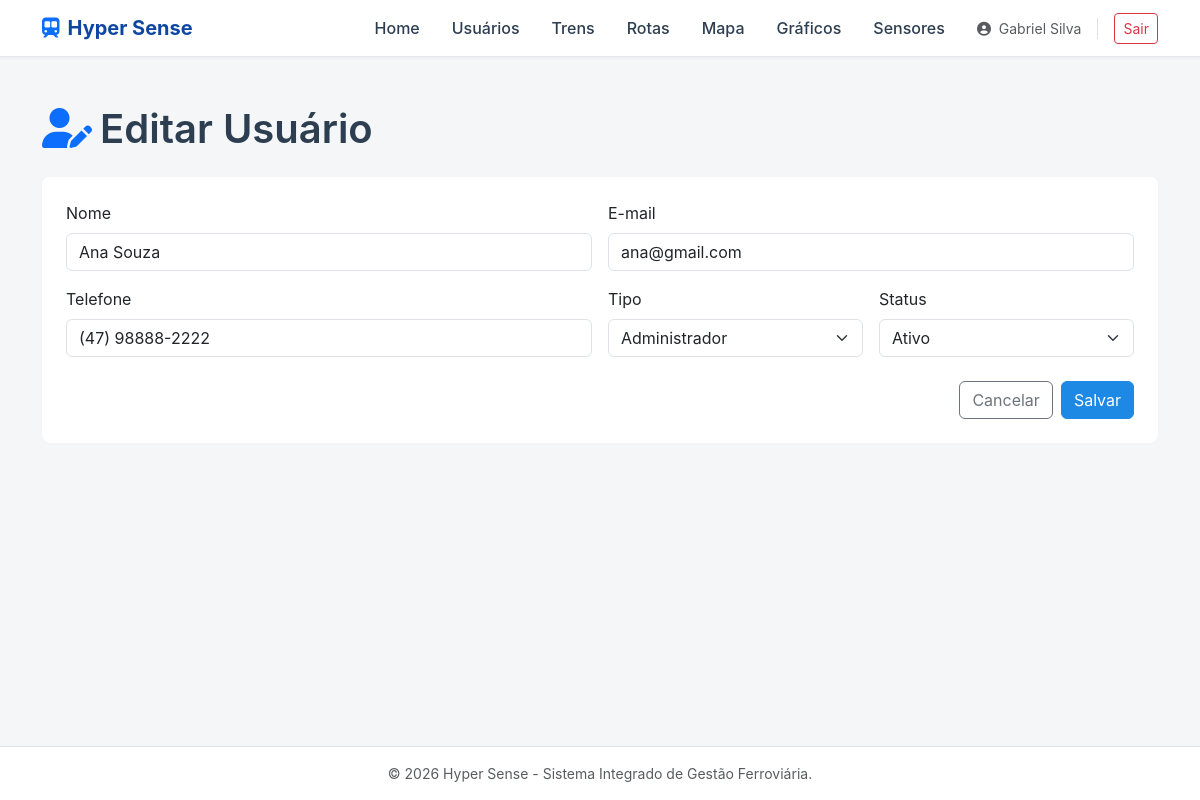
/Tela/editar.php?id=2 (signed in), run on the app's committed database.
### tables this page shows
CREATE TABLE IF NOT EXISTS usuarios (
    id INT AUTO_INCREMENT PRIMARY KEY,
    nome VARCHAR(150) NOT NULL,
    email VARCHAR(150) NOT NULL,
    telefone VARCHAR(30) NULL,
    cep VARCHAR(9) NULL,
    logradouro VARCHAR(150) NULL,
    bairro VARCHAR(100) NULL,
    cidade VARCHAR(100) NULL,
    uf CHAR(2) NULL,
    tipo VARCHAR(50) NOT NULL DEFAULT 'Usuário',
    status VARCHAR(20) NOT NULL DEFAULT 'Ativo',
    senha VARCHAR(255) NULL,
    criado_em DATETIME NOT NULL DEFAULT CURRENT_TIMESTAMP,
    ultimo_acesso DATETIME NULL,
    deleted_at DATETIME NULL DEFAULT NULL,
    UNIQUE KEY uk_usuarios_email (email)
);

### Tela/auth.php (called while the page is built, shortened)
<?php
function e($valor): string {
    return htmlspecialchars((string)($valor ?? ''), ENT_QUOTES, 'UTF-8');
}

### Tela/editar.php (the view, shortened to what this page needs)
<?php
require_once 'auth.php';
$tipos = ['Usuário', 'Supervisor', 'Administrador'];
$statusPermitidos = ['Ativo', 'Inativo'];
$id = filter_input(INPUT_GET, 'id', FILTER_VALIDATE_INT);
$stmt = $conexao->prepare('SELECT nome, email, telefone, tipo, status FROM usuarios WHERE id = ? AND deleted_at IS NULL');
$stmt->bind_param('i', $id);
$stmt->execute();
$usuario = $stmt->get_result()->fetch_assoc();
?>
<?php $tituloPagina = 'Editar Usuário'; require __DIR__ . '/cabecalho.php'; ?>
<main class="container my-5">
    <h1 class="display-6 fw-semibold mb-4"><i class="fas fa-user-edit text-primary me-2"></i>Editar Usuário</h1>
    <div class="card border-0 rounded-4">
        <div class="card-body p-4">
            <form method="post">
                <div class="row g-3">
                    <div class="col-md-6">
                        <label class="form-label">Nome</label>
                        <input type="text" class="form-control" name="nome" maxlength="150" value="<?= e($usuario['nome']) ?>" required>
                    </div>
                    <div class="col-md-6">
                        <label class="form-label">E-mail</label>
                        <input type="email" class="form-control" name="email" maxlength="150" value="<?= e($usuario['email']) ?>" required>
                    </div>
                    <div class="col-md-6">
                        <label class="form-label">Telefone</label>
                        <input type="text" class="form-control" name="telefone" maxlength="30" value="<?= e($usuario['telefone']) ?>">
                    </div>
                    <div class="col-md-3">
                        <label class="form-label">Tipo</label>
                        <select class="form-select" name="tipo">
                            <?php foreach ($tipos as $tipo): ?>
                                <option value="<?= e($tipo) ?>" <?= $usuario['tipo'] === $tipo ? 'selected' : '' ?>><?= e($tipo) ?></option>
                            <?php endforeach; ?>
                        </select>
                    </div>
                    <div class="col-md-3">
                        <label class="form-label">Status</label>
                        <select class="form-select" name="status">
                            <?php foreach ($statusPermitidos as $status): ?>
                                <option value="<?= e($status) ?>" <?= $usuario['status'] === $status ? 'selected' : '' ?>><?= e($status) ?></option>
                            <?php endforeach; ?>
                        </select>
                    </div>
                </div>
                <div class="d-flex gap-2 justify-content-end mt-4">
                    <a href="usuario.php" class="btn btn-outline-secondary">Cancelar</a>
                    <button type="submit" class="btn btn-primary">Salvar</button>
                </div>
            </form>
        </div>
    </div>
</main>
<?php require __DIR__ . '/rodape.php'; ?>

### Css/style.css (style rules this page uses)
:root { --hyper-azul: #1e88e5; --hyper-azul-escuro: #0d47a1; --hyper-fundo: #f4f6f8; --texto-principal: #2c3e50; --texto-secundario: #6c757d; --borda-padrao: #e3e8ef; }
html, body { min-height: 100%; background: var(--hyper-fundo); }
body { font-family: -apple-system, BlinkMacSystemFont, "Segoe UI", Roboto, Helvetica, Arial, sans-serif; color: var(--texto-principal); }
.pagina-sistema { min-height: 100vh; display: flex; flex-direction: column; }
.pagina-sistema > main { flex: 1 0 auto; }
.card { border: 1px solid var(--borda-padrao); box-shadow: 0 1px 2px rgba(0,0,0,0.02) !important; border-radius: 8px !important; background: #ffffff; }
.btn-primary { --bs-btn-bg: var(--hyper-azul); --bs-btn-border-color: var(--hyper-azul); --bs-btn-hover-bg: var(--hyper-azul-escuro); --bs-btn-hover-border-color: var(--hyper-azul-escuro); }
*, *::before, *::after { animation: none !important; transition: none !important; scroll-behavior: auto !important; }

### data on the page
usuarios: nome "Ana Souza", email "ana@gmail.com", telefone "(47) 98888-2222"

### other printed values
$nome "Home"
$nome "Usuários"
$nome "Trens"
$nome "Rotas"
$nome "Mapa"
$nome "Gráficos"
$nome "Sensores"
$_SESSION['usuario_nome'] "Gabriel Silva"
form field tipo "Administrador"
form field status "Ativo"
